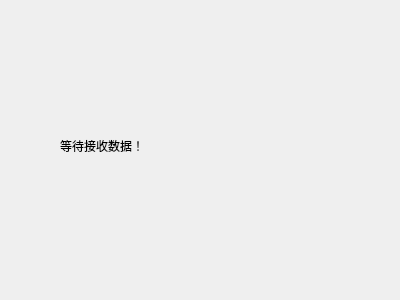
<?xml version="1.0" encoding="UTF-8"?>
<ui version="4.0">
 <class>Receiver</class>
 <widget class="QDialog" name="Receiver">
  <property name="geometry">
   <rect>
    <x>0</x>
    <y>0</y>
    <width>400</width>
    <height>300</height>
   </rect>
  </property>
  <property name="windowTitle">
   <string>Receiver</string>
  </property>
  <widget class="QLabel" name="label">
   <property name="geometry">
    <rect>
     <x>60</x>
     <y>120</y>
     <width>251</width>
     <height>51</height>
    </rect>
   </property>
   <property name="text">
    <string>等待接收数据！</string>
   </property>
  </widget>
 </widget>
 <layoutdefault spacing="6" margin="11"/>
 <resources/>
 <connections/>
</ui>
